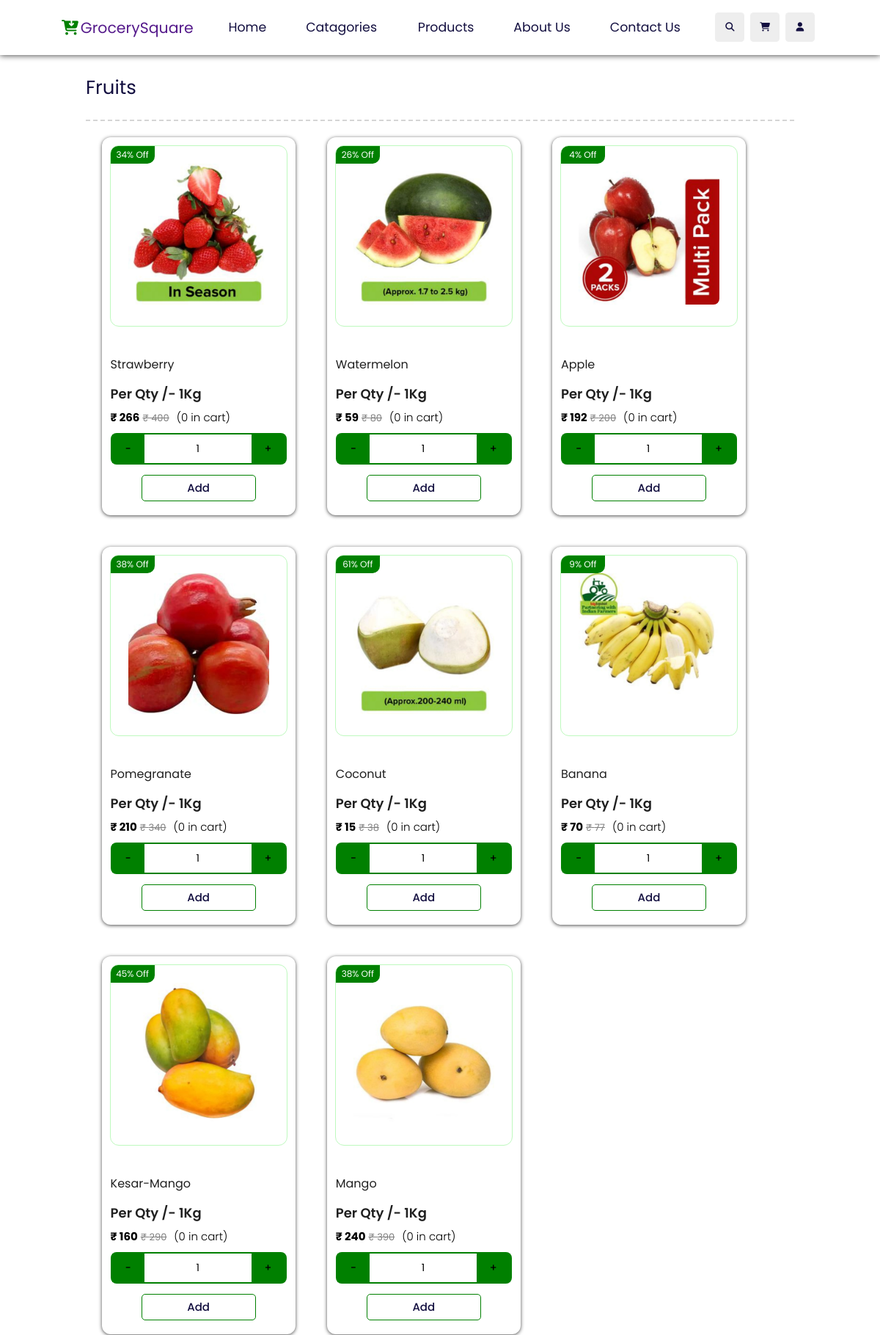
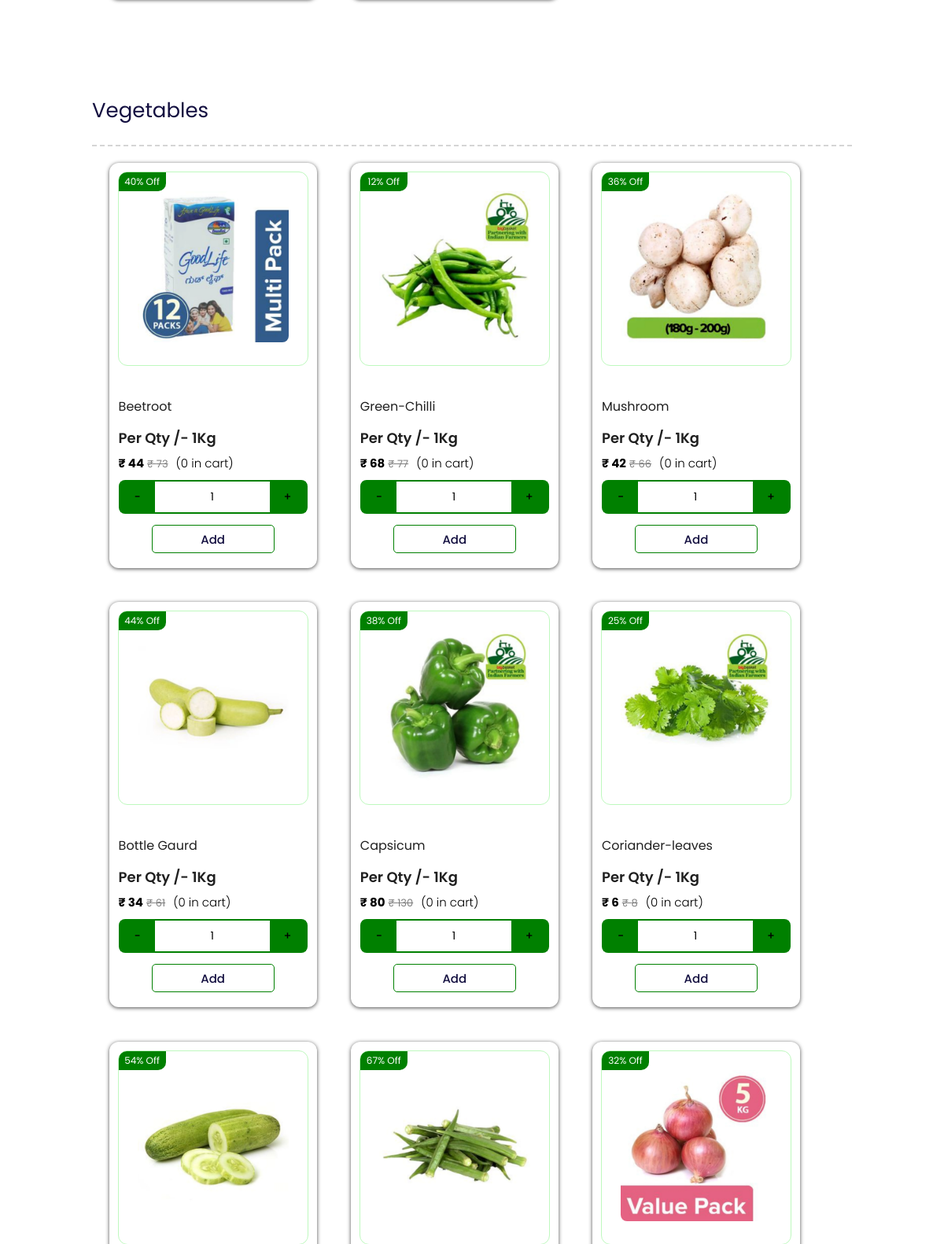
The page /shop.php (upper part) on the database its author committed (2 pictures, top to bottom).
### tables this page shows
CREATE TABLE `categories` (
  `id` int(225) NOT NULL,
  `image` varchar(225) NOT NULL,
  `name` varchar(225) NOT NULL,
  `offer` varchar(225) NOT NULL,
  `status` int(10) NOT NULL DEFAULT 0
);

CREATE TABLE `products` (
  `id` int(225) NOT NULL,
  `image` varchar(225) NOT NULL,
  `name` varchar(225) NOT NULL,
  `category` varchar(225) NOT NULL,
  `orgprice` int(225) NOT NULL,
  `discprice` int(225) NOT NULL,
  `offer` int(100) NOT NULL
);

### shop.php (the view, shortened to what this page needs)
<!DOCTYPE html>
<?php
include ("controllers/db.php");
if (isset($_GET['name']) && !empty($_GET['name'])) {
    $name = $_GET['name'];
    $rows = mysqli_query($conn, "SELECT * FROM `products` WHERE `category`='$name'");
} else {
    $name = "Products";
}
?>
<html lang="en">
<head>
    <link rel="stylesheet" href="https://cdnjs.cloudflare.com/ajax/libs/font-awesome/6.5.2/css/all.min.css">
</head>
<body>
    <?php require 'header.php' ?>
    <?php
    if ($name == "Products") {
        ?>
        <?php
        $rowss = mysqli_query($conn, "SELECT * FROM `categories` WHERE `status`='0'");
        ?>
        <?php foreach ($rowss as $ro):
            $name = $ro['name'];
            ?>
            <div class="body-">
                <div class="filter-opt">
                    <div class="product-cat"><?php echo $name ?></div>
                </div>
                <div class="cat-products">
                    <?php
                    $rows = mysqli_query($conn, "SELECT * FROM `products` WHERE `category`='$name'");
                    ?>
                    <?php foreach ($rows as $row):
                        $nameqty = $row['name']; ?>
                        <div class="card-prod">
                            <div class="img-hold">
                                <img src="assets/imgs/<?php echo $row['image'] ?>" alt="">
                                <span class="offer">
                                    <span><?php echo $row['offer'] ?>&#x25 Off</span>
                                </span>
                            </div>
                            <div class="card-content-">
                                <div class="img-info"><?php echo $row['name'] ?></div>
                                <div class="qty">
                                    <div>Per Qty /- 1Kg</div>
                                </div>
                                <div class="price-bar">
                                    <div class="disc-price">&#8377 <?php echo $row['discprice'] ?></div>
                                    <span class="org-price">&#8377 <?php echo $row['orgprice'] ?></span>
                                    <?php
                                    $sql = mysqli_query($conn, "SELECT * FROM `add_to_cart` WHERE `name`='$nameqty' AND `purchase_id`='$session_id'");
                                    $data = mysqli_fetch_assoc($sql);
                                    $check = mysqli_num_rows($sql);
                                    if ($check == 1) {
                                        ?>
                                        <div class="no qty-<?php echo $row['id'] ?>">(<?php echo $data['qty'] ?> in cart)</div>
                                    <?php } else { ?>
                                        <div class="no qty-<?php echo $row['id'] ?>">(0 in cart)</div>
                                    <?php } ?>
                                </div>
                                <div class="sendmore">
                                    <button class="red-qty" onclick="red('qty-item-<?= $row['id'] ?>')">-</button>
                                    <div class="qty-no" id="qty-item-<?= $row['id'] ?>">1</div>
                                    <button class="inc-qty" onclick="inc('qty-item-<?= $row['id'] ?>')">+</button>
                                </div>
                                <div class="add-cart">
                                    <button class="add-btn"
                                        onclick="sendcart('<?php echo $row['name'] ?>',<?php echo $row['discprice'] ?>,'<?php echo $row['image'] ?>','<?php echo $session_id ?>','<?php echo $name ?>','qty-item-<?= $row['id'] ?>')">Add</button>
                                </div>
                            </div>
                        </div>
                    <?php endforeach ?>
                </div>
            </div>
        <?php endforeach ?>
        <?php
    }
    ?>
    <?php
    require "footer.php";
    ?>
</body>
</html>

### assets/style.css (style rules this page uses)
:root { --green: green; --black: #130f40; --light-colour: #666; --box-shadow: 0 .1rem .8rem rgb(54, 54, 54); --border: 2rem solid rgba(0, 0, 0.1); --outline: .1rem solid rgba(0, 0, 0.1); }
* { font-family: 'Poppins', sans-serif; margin: 0; padding: 0; box-sizing: border-box; border: none; outline: none; text-decoration: none; }
html { font-size: 64%; overflow-x: hidden; scroll-behavior: smooth; scroll-padding-top: 7rem; }
body { background: #fff; }
img { border-radius: 8px; }
.img-hold .offer { position: absolute; display: flex; align-items: center; justify-content: center; top: 0; left: 0; border-top-left-radius: 10px; border-bottom-right-radius: 10px; background-color: green; color: white; }
.offer span { font-size: 12px; color: white; }
.img-hold img { width: 192px; height: 192px; object-fit: cover; }
.sendmore { display: flex; border: 2px solid green; justify-content: space-between; align-items: center; border-radius: 8px; box-sizing: border-box; transition: width 0.3s; }
.sendmore button { padding: 9px 18px; font-size: 14px; font-weight: 500; background: green; }
.sendmore div { font-weight: 400; font-size: 14px; width: 100%; text-align: center; justify-content: center; margin: 5px 0; }
.add-cart { display: flex; justify-content: center; height: 36px; }
.add-btn { width: 65%; background: none; border: 1px solid green; border-radius: 5px; font-size: 15px; font-weight: 500; color: #130f40; }
.qty { width: 100%; }
.qty div { font-weight: 600; font-size: 18px; color: #202020; }
.img-info { font-size: 16px; color: #202020; }
.price-bar { display: flex; margin: 0 !important; }
.price-bar .disc-price { font-weight: bold; font-size: 15px; }
.price-bar .org-price { margin-left: 4px; text-decoration: line-through; color: #808080; font-size: 13px; padding: 3px 0; }
.no { font-size: 15px; font-weight: 300; margin-left: 10px; }
.body- { padding: 0 117px; margin-top: 100px; }
.product-cat { font-size: 26px; color: var(--black); margin-bottom: 24px; }
.filter-opt { width: 100%; border-bottom: 2px solid rgb(213, 213, 213); border-style: dashed; border-top: none; border-right: none; border-left: none; }
.cat-products { display: flex !important; flex-wrap: wrap; flex-direction: row; width: 100%; }
.card-prod { display: flex; flex-direction: column; padding: 12px; background-color: white; border-radius: 12px; margin: 1.8vw 1.8vw; box-shadow: 0 .1rem .5rem rgb(75, 75, 75); }
.card-prod div { background-color: white; }
.card-prod .img-hold { outline: rgb(190, 249, 190) solid 1px; padding: 24px; margin-bottom: 33px; border-radius: 11px; position: relative; }
.img-hold .offer { position: absolute; display: flex; align-items: center; justify-content: center; height: 24px; width: 60px; top: 0; left: 0; border-top-left-radius: 10px; border-bottom-right-radius: 10px; background-color: green; color: white; }
.card-content- { display: flex; flex-direction: column; }
.card-content->div { background-color: white; margin: 7px 0; }
.add-btn { background: none; border: 1px solid green; border-radius: 5px; font-weight: 500; color: #130f40; }

### rows shown on the page
categories: name "Fruits"
products: image (picture), offer "34", name "Strawberry", discprice "266", orgprice "400"
products: image (picture), offer "26", name "Watermelon", discprice "59", orgprice "80"
products: image (picture), offer "4", name "Apple", discprice "192", orgprice "200"
products: image (picture), offer "38", name "Pomegranate", discprice "210", orgprice "340"
products: image (picture), offer "61", name "Coconut", discprice "15", orgprice "38"
products: image (picture), offer "9", name "Banana", discprice "70", orgprice "77"
products: image (picture), offer "45", name "Kesar-Mango", discprice "160", orgprice "290"
products: image (picture), offer "38", name "Mango", discprice "240", orgprice "390"
categories: name "Vegetables"
products: image (picture), offer "40", name "Beetroot", discprice "44", orgprice "73"
products: image (picture), offer "12", name "Green-Chilli", discprice "68", orgprice "77"
products: image (picture), offer "36", name "Mushroom", discprice "42", orgprice "66"
products: image (picture), offer "44", name "Bottle Gaurd", discprice "34", orgprice "61"
products: image (picture), offer "38", name "Capsicum", discprice "80", orgprice "130"
products: image (picture), offer "25", name "Coriander-leaves", discprice "6", orgprice "8"
products: image (picture), offer "54"
products: image (picture), offer "67"
products: image (picture), offer "32"
